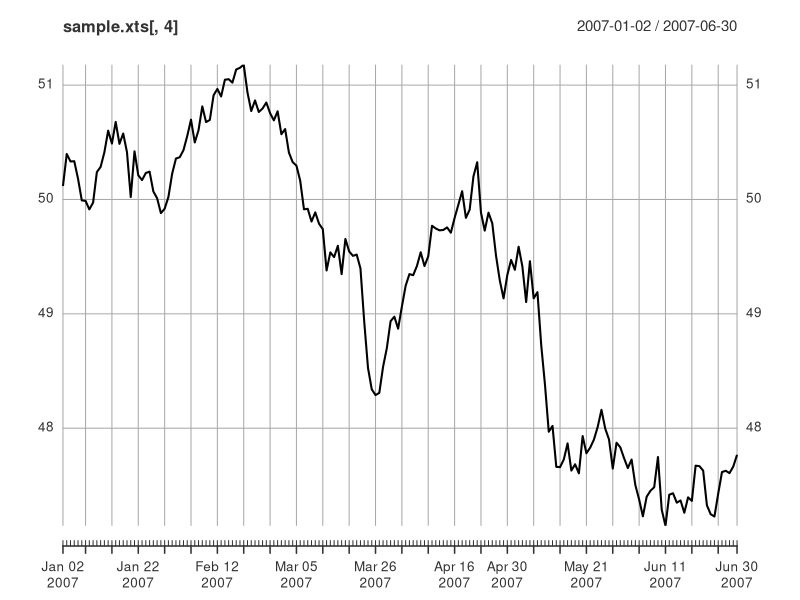
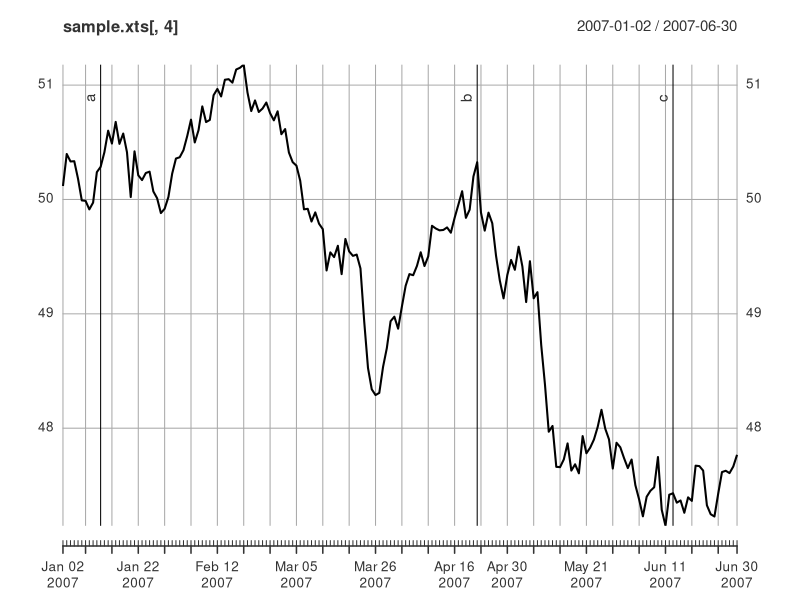

Write the R code that produced these figures, in order.
###XTS and ZOO

install.packages("xts")
library(xts)
library(zoo)



## Add vertical lines and labels to an existing xts plot

data(sample_matrix)
sample.xts <- as.xts(sample_matrix)
events <- xts(letters[1:3], 
              as.Date(c("2007-01-12", "2007-04-22", "2007-06-13")))
plot(sample.xts[,4])
addEventLines(events, srt=90, pos=2)

## End(Not run)